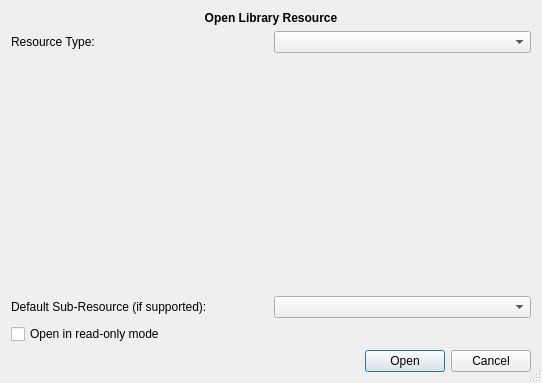
<?xml version="1.0" encoding="UTF-8"?>
<ui version="4.0">
 <class>KLFLibOpenResourceDlg</class>
 <widget class="QDialog" name="KLFLibOpenResourceDlg">
  <property name="geometry">
   <rect>
    <x>0</x>
    <y>0</y>
    <width>542</width>
    <height>383</height>
   </rect>
  </property>
  <property name="windowTitle">
   <string>Open Library Resource</string>
  </property>
  <property name="sizeGripEnabled">
   <bool>true</bool>
  </property>
  <property name="modal">
   <bool>true</bool>
  </property>
  <layout class="QGridLayout" name="lyt_KLFLibOpenResourceDlg">
   <item row="0" column="0" colspan="2">
    <widget class="QLabel" name="lblMain">
     <property name="sizePolicy">
      <sizepolicy hsizetype="Preferred" vsizetype="Fixed">
       <horstretch>0</horstretch>
       <verstretch>0</verstretch>
      </sizepolicy>
     </property>
     <property name="font">
      <font>
       <weight>75</weight>
       <bold>true</bold>
      </font>
     </property>
     <property name="text">
      <string>Open Library Resource</string>
     </property>
     <property name="alignment">
      <set>Qt::AlignCenter</set>
     </property>
    </widget>
   </item>
   <item row="1" column="0">
    <widget class="QLabel" name="lblType">
     <property name="text">
      <string>Resource Type:</string>
     </property>
    </widget>
   </item>
   <item row="1" column="1">
    <widget class="QComboBox" name="cbxType"/>
   </item>
   <item row="5" column="0" colspan="2">
    <widget class="QDialogButtonBox" name="btnBar">
     <property name="standardButtons">
      <set>QDialogButtonBox::Cancel|QDialogButtonBox::Open</set>
     </property>
    </widget>
   </item>
   <item row="2" column="0" colspan="2">
    <widget class="QStackedWidget" name="stkOpenWidgets">
     <widget class="QWidget" name="pageDummy"/>
    </widget>
   </item>
   <item row="4" column="0" colspan="2">
    <widget class="QCheckBox" name="chkReadOnly">
     <property name="text">
      <string>Open in read-only mode</string>
     </property>
    </widget>
   </item>
   <item row="3" column="0">
    <widget class="QLabel" name="lblSubResource">
     <property name="text">
      <string>Default Sub-Resource (if supported):</string>
     </property>
    </widget>
   </item>
   <item row="3" column="1">
    <widget class="QComboBox" name="cbxSubResource"/>
   </item>
  </layout>
 </widget>
 <resources/>
 <connections>
  <connection>
   <sender>cbxType</sender>
   <signal>activated(int)</signal>
   <receiver>stkOpenWidgets</receiver>
   <slot>setCurrentIndex(int)</slot>
   <hints>
    <hint type="sourcelabel">
     <x>474</x>
     <y>60</y>
    </hint>
    <hint type="destinationlabel">
     <x>529</x>
     <y>73</y>
    </hint>
   </hints>
  </connection>
  <connection>
   <sender>btnBar</sender>
   <signal>accepted()</signal>
   <receiver>KLFLibOpenResourceDlg</receiver>
   <slot>accept()</slot>
   <hints>
    <hint type="sourcelabel">
     <x>405</x>
     <y>355</y>
    </hint>
    <hint type="destinationlabel">
     <x>461</x>
     <y>343</y>
    </hint>
   </hints>
  </connection>
  <connection>
   <sender>btnBar</sender>
   <signal>rejected()</signal>
   <receiver>KLFLibOpenResourceDlg</receiver>
   <slot>reject()</slot>
   <hints>
    <hint type="sourcelabel">
     <x>458</x>
     <y>365</y>
    </hint>
    <hint type="destinationlabel">
     <x>497</x>
     <y>380</y>
    </hint>
   </hints>
  </connection>
 </connections>
</ui>
